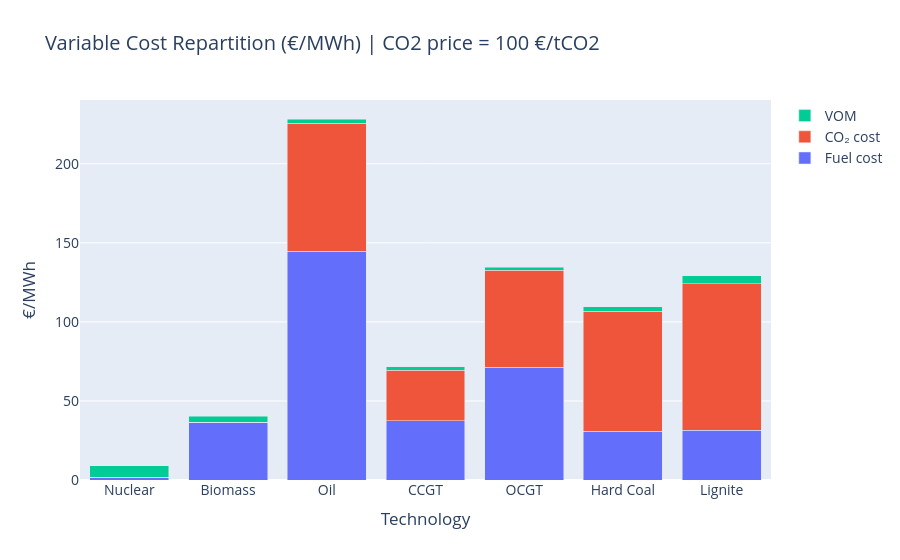

Notebook code cell kept with this figure:
### Code cell
# ---- Plot ----
technologies = []
fuel_costs = []
co2_costs = []
vom_costs = []

for tech, parts in var_costs_repartition.items():
    if parts == {}:
        continue  # skip non-thermal technologies

    technologies.append(tech)
    fuel_costs.append(parts.get("fuel_cost", 0))
    co2_costs.append(parts.get("CO2_cost", 0))
    vom_costs.append(parts.get("VOM", 0))
print(co2_costs)

# --- Plot ---
fig = go.Figure()

fig.add_trace(go.Bar(
    x=technologies,
    y=fuel_costs,
    name="Fuel cost",
))

fig.add_trace(go.Bar(
    x=technologies,
    y=co2_costs,
    name="CO₂ cost",
))

fig.add_trace(go.Bar(
    x=technologies,
    y=vom_costs,
    name="VOM",
))

fig.update_layout(
    title=f"Variable Cost Repartition (€/MWh) | CO2 price = {co2_price} €/tCO2",
    barmode="stack",
    xaxis_title="Technology",
    yaxis_title="€/MWh",
    font=dict(size=14)
)

fig.show()

### Figure 1 — Plotly figure (JSON) as saved in the notebook; plotly's stock layout.template omitted (floating-point values rounded to 4 significant figures)
{"data": [{"name": "Fuel cost", "type": "bar", "x": ["Nuclear", "Biomass", "Oil", "CCGT", "OCGT", "Hard Coal", "Lignite"], "y": [1.763, 36.67, 144.8, 37.44, 71.47, 30.83, 31.53]}, {"name": "CO₂ cost", "type": "bar", "x": ["Nuclear", "Biomass", "Oil", "CCGT", "OCGT", "Hard Coal", "Lignite"], "y": [0, 0, 80.91, 32.06, 61.21, 75.78, 92.73]}, {"name": "VOM", "type": "bar", "x": ["Nuclear", "Biomass", "Oil", "CCGT", "OCGT", "Hard Coal", "Lignite"], "y": [7.4, 3.6, 2.6, 2.1, 1.9, 3, 5]}], "layout": {"barmode": "stack", "font": {"size": 14}, "title": {"text": "Variable Cost Repartition (€/MWh) | CO2 price = 100 €/tCO2"}, "xaxis": {"title": {"text": "Technology"}}, "yaxis": {"title": {"text": "€/MWh"}}}}
